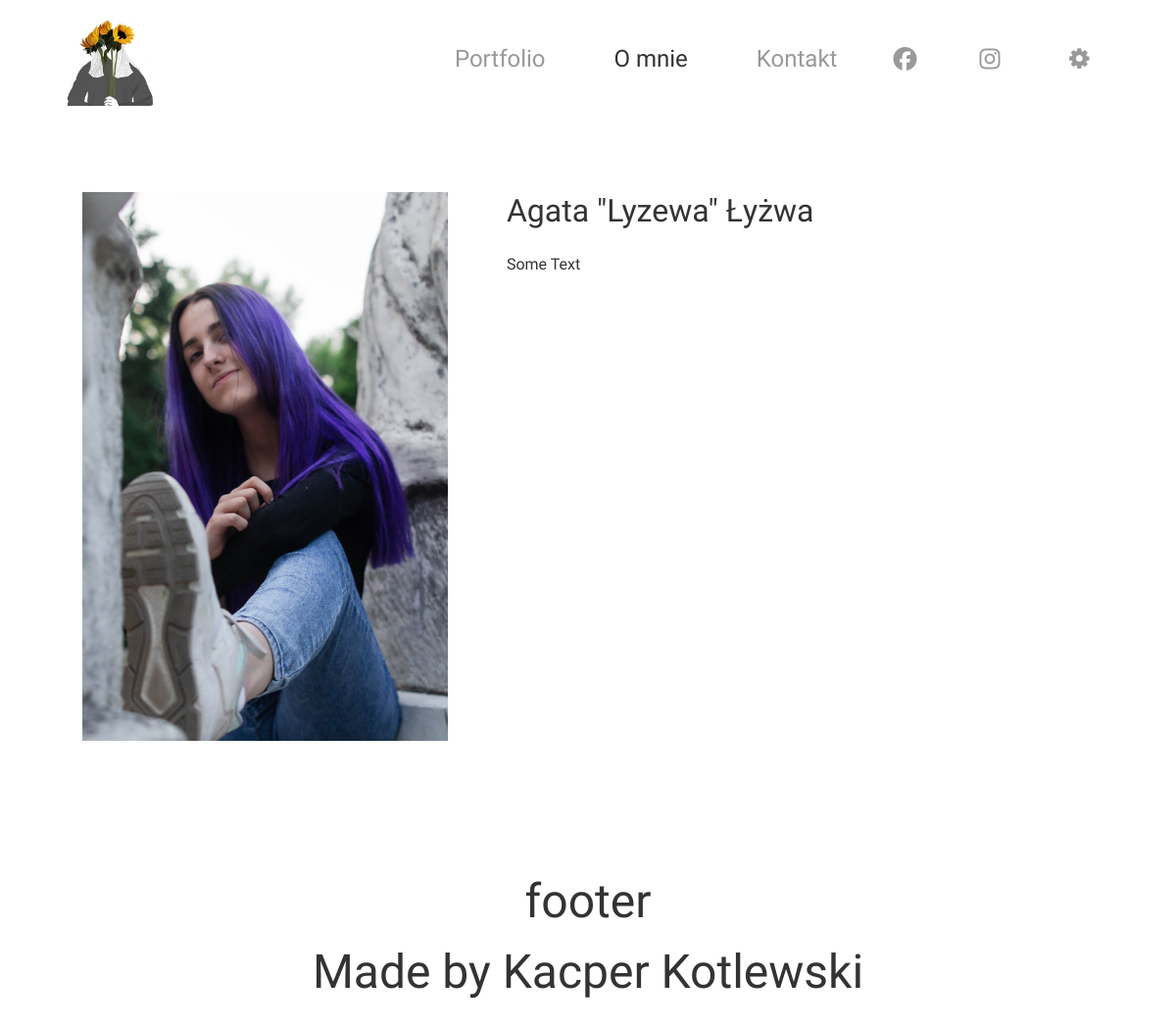
Page /about-me on the committed database.
### pages/models.py (models this page shows, shortened)
class MenuTab(models.Model):
    name = models.CharField(max_length=128)
    page = models.ForeignKey(Page, on_delete=models.CASCADE, blank=True, null=True)
    is_external_link = models.BooleanField(default=False)
    external_link = models.CharField(max_length=128, blank=True, null=True)
    display = models.BooleanField(default=True)
    font_awesome_icon = models.CharField(max_length=128, blank=True, null=True)
    show_icon_only = models.BooleanField(default=False)
    is_a_logo = models.BooleanField(default=False)
    image_for_logo = models.ImageField(upload_to="logo", blank=True, null=True)
    to_new_tab = models.BooleanField(default=False)
    priority = models.DecimalField(default=0, decimal_places=0, max_digits=9999999)
    is_submenu = models.BooleanField(default=False)
    parent_menu = models.ForeignKey('self', on_delete=models.CASCADE, blank=True, null=True)

class PagesSetting(models.Model):
    page = models.ForeignKey(Page, on_delete=models.CASCADE)
    title = models.CharField(max_length=128, blank=True, null=True)
    main_text = models.TextField(blank=True, null=True)
    image = models.ImageField(upload_to="logo", blank=True, null=True)

### about_me/views.py (the view)
# urls.py: path('', views.About_Me, name="about-me"),
def About_Me(request):
    ctx = set_navname("about_me", base_context(request))
    return render(request, "about.html", ctx)

### agatka/useful.py (called while the page is built)
def base_context(request):
    isDark = request.COOKIES['isDark'] if ('isDark' in request.COOKIES) else False
    menu_tabs = page_models.MenuTab.objects.filter(is_a_logo = False, display = True).order_by('-priority')
    for tab in menu_tabs:
        try:
            tab.link = "/" + tab.page.friendly_link if not tab.is_external_link else tab.external_link
        except:
            tab.link = None
    logos_querry = page_models.MenuTab.objects.filter(is_a_logo = True, display = True)
    Logo = logos_querry[0] if logos_querry.count() > 0 else None
    ctx = {
        "title" : "Agatka",
        "show_title" : False,
        "id_name" : "",
        "isDark" : isDark,
        "menu_tabs" : menu_tabs,
        "logo" : Logo,
        "settings": None,
        "page": None,
    }
    return ctx

def set_navname(name, ctx):
    ctx["id_name"] = name
    try:
        page = page_models.Page.objects.filter(id_name=name)[0]
        ctx["page"] = page
        ctx["settings"] = page_models.PagesSetting.objects.filter(page=page)[0]
        ctx["title"] = page.title
        ctx["show_title"] = True
    except:
        pass
    return ctx

### about_me/templates/about.html (shortened to what this page needs)
{% extends "base.html" %}
{% block additional_include %}
    {% load static %}
    <link rel="stylesheet" href="{% static 'style/pages/aboutMe.css' %}">
{% endblock %}
{% block content %}
<div id="container">
    <section id="content">
        <article id='images'>
            <div class='image contain autofill'>
                <div class='imgCanvas'><div class='imgContain'>
                    <div class='overlay'></div>
                        <div class='picFill' style='background-image: url({{settings.image.url}});'> </div>
                    </div>
                </div>
            </div>
        </article>
        <article id='aboutme'>
            <h2>{{settings.title}}</h2>
            <span>{{settings.main_text}}</span>
        </article>
    </section>
</div>
{% endblock %}

### static_dirs/templates/base.html (shortened to what this page needs)
<!DOCTYPE html>
<html lang="pl">
    <head>
        <link rel="stylesheet" href="https://stackpath.bootstrapcdn.com/bootstrap/4.3.1/css/bootstrap.min.css">
        {% load static %}
        <link rel="stylesheet" href="{% static 'style/main/main.css' %}">
        <link rel="stylesheet" href="{% static 'style/main/imageLib.css' %}">
        <link rel="stylesheet" href="{% static 'style/main/topMenu.css' %}">
        <link rel="stylesheet" href="{% static 'style/main/lightMode.css' %}">
        <link rel="stylesheet" href="{% static 'fontello/css/fontello.css' %}">
        {% block additional_include %}{% endblock %}
</head>
<body class="lightMode">
    <div id="container">
    <div class="lightModeMenu" id="menuBar">
    <a href="./">
                <div id="logo" class="picFill" style="background-image: url('{{logo.image_for_logo.url}}');"></div>
                </a>
                <menu>
                    {% for tab in menu_tabs %}
                        <li><a href="{{tab.link}}" {% if tab.to_new_tab %}target="_blank"{% endif %} {% if tab.page == page %}class='hovered'{% endif %}}>
                            {% if tab.font_awesome_icon != "" %} <i class='fab fa-{{tab.font_awesome_icon}}'></i> {% endif %}
                            {% if not tab.show_icon_only %} {{tab.name}} {% endif %}
                        </a></li>
                    {% endfor %}
                    <div><li id="settings">
                        <i class="icon-cog"></i>
                        </li>
                    </div>
                </menu>
            </div>
            <div id="menuback"></div>
            <div id="main">
                {% block content %}{% endblock %}
                <footer>
                    <span>footer</span>
                    <span>Made by Kacper Kotlewski</span>
                </footer>
            </div>
        </div>
    </body>
</html>

### static_dirs/static/style/main/main.css (style rules this page uses)
html, body { width: 100%; height: 100%; margin: 0px; border: none; padding: 0px; overflow: hidden; overflow-y: visible; font-family: 'Exo 2', sans-serif; scrollbar-width: none; }
#container { overflow: hidden; }
#main { position: relative; overflow: hidden; width: 100vw; display: -ms-grid; display: grid; -ms-grid-columns: 1fr; grid-template-columns: 1fr; -ms-grid-rows: minmax(50vh, auto) 35vh; grid-template-rows: minmax(50vh, auto) 35vh; }
#main footer { -ms-grid-row: 2; -ms-grid-row-span: 1; grid-row: 2/3; display: -webkit-box; display: -ms-flexbox; display: flex; -webkit-box-pack: center; -ms-flex-pack: center; justify-content: center; -webkit-box-align: center; -ms-flex-align: center; align-items: center; -webkit-box-orient: vertical; -webkit-box-direction: normal; -ms-flex-direction: column; flex-direction: column; font-size: 3em; }
.picFill { width: 100%; height: 100%; background-position: center; background-repeat: no-repeat; background-size: cover; }

### static_dirs/static/style/main/imageLib.css (style rules this page uses)
div.image { position: relative; width: 100%; }
div.image.autofill { height: 100%; }
div.image.contain .imgCanvas .imgContain .picFill { background-size: contain; }
div.image .imgCanvas { position: absolute; top: 0; left: 0; right: 0; bottom: 0; height: 100%; width: 100%; }
div.image .imgCanvas .imgContain { height: 100%; width: 100%; overflow: hidden; position: relative; top: 0px; bottom: 0px; left: 0px; right: 0px; float: left; display: inline-block; }
div.image .imgCanvas .imgContain .picFill { height: 100%; width: 100%; -webkit-transition: all .5s; transition: all .5s; background-size: cover; }
div.image .imgCanvas .imgContain .picFill:before { content: ""; display: none; height: 100%; width: 100%; position: absolute; top: 0; left: 0; }
div.image .imgCanvas .imgContain .overlay { -webkit-transition: all .5s; transition: all .5s; width: 100%; height: 100%; position: absolute; z-index: 7; display: -ms-grid; display: grid; -ms-grid-columns: 1fr; grid-template-columns: 1fr; -ms-grid-rows: 1fr; grid-template-rows: 1fr; }

### static_dirs/static/style/main/topMenu.css (style rules this page uses)
#menuBar { z-index: 50; position: fixed; top: 0px; overflow: hidden; width: 100vw; display: -ms-grid; display: grid; padding-left: 50px; }
#menuBar menu { z-index: 50; padding: 0px; margin: 0px; height: 100%; width: 100%; -ms-flex-line-pack: center; align-content: center; -webkit-box-pack: end; -ms-flex-pack: end; justify-content: flex-end; -webkit-box-align: center; -ms-flex-align: center; align-items: center; }
#menuBar menu li { padding: 0px; padding-right: 25px; padding-left: 25px; margin: 0px; list-style: none; }
#menuBar menu li a, #menuBar menu li i { text-decoration: none; }
#menuBar menu li i { position: relative; display: inline-block; padding: 7px; }
#menuBar div { display: -webkit-box; display: -ms-flexbox; display: flex; -webkit-box-pack: end; -ms-flex-pack: end; justify-content: flex-end; -webkit-box-align: end; -ms-flex-align: end; align-items: flex-end; }
#menuBar div i { display: -webkit-box; display: -ms-flexbox; display: flex; -webkit-box-pack: end; -ms-flex-pack: end; justify-content: flex-end; -webkit-box-align: end; -ms-flex-align: end; align-items: flex-end; }
#logo { margin: 10%; width: 80%; height: 80%; padding: 0px; border-radius: 5%; }
@media (orientation: landscape) and (min-width: 1000px) and (max-width: 2000px) { #menuBar { font-size: 1.5rem; } }
@media (orientation: landscape) and (min-width: 750px) { #menuBar { height: 15vh; -ms-grid-columns: 15vh 1fr 50px; grid-template-columns: 15vh 1fr 50px; } }
@media (orientation: landscape) and (min-width: 750px) { #menuBar menu { display: -webkit-box; display: -ms-flexbox; display: flex; -webkit-box-orient: horizontal; -webkit-box-direction: normal; -ms-flex-direction: row; flex-direction: row; } }
@media (orientation: landscape) and (min-width: 750px) { #menuback { width: 100vw; height: 15vh; } }

### static_dirs/static/style/main/lightMode.css (style rules this page uses)
.lightMode { color: #333; background-color: white; }
.lightModeMenu { color: #999; background-color: white; }
.lightModeMenu a, .lightModeMenu i, .lightModeMenu div { color: #999; }
.lightModeMenu .hovered { color: #333; }

### rows in the picture
MenuTab: image_for_logo (picture)
MenuTab: name "Portfolio"
MenuTab: name "O mnie"
MenuTab: name "Kontakt"
PagesSetting: image (picture), title "Agata \"Lyzewa\" Łyżwa", main_text "Some Text"
